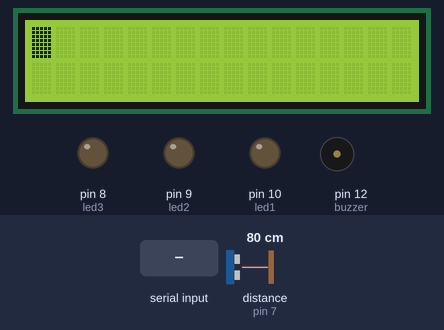
This sketch was run on a simulated Arduino Uno, built with avr-gcc and run on an emulated ATmega328P. Shown: 16×2 character LCD, output pins drawn as LEDs (lit = HIGH), buzzer (waves = sounding). Wiring (inferred from the names in the program): ultrasonic range finder: trigger pin 6; echo pin 7. Inputs (shaded band) come from the test bench; at power-on: distance to the obstacle (sensor on pin 7) 80 cm. The echo pulse lasts 58.3 µs per cm; pins used as bus, display or sensor lines are not drawn; what the sketch prints to the serial monitor is not drawn.

Above: at 1.3 s.
1.4 s: distance to the obstacle (sensor on pin 7) set to 29 cm
3.3 s: distance to the obstacle (sensor on pin 7) set to 24 cm
At 5.8 s:
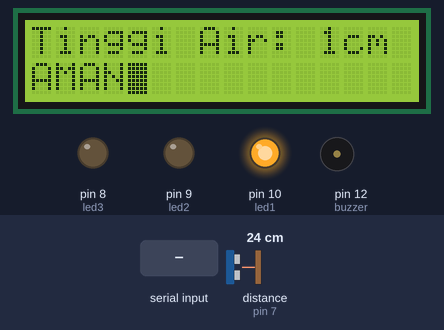
6.1 s: distance to the obstacle (sensor on pin 7) set to 17 cm
At 7.9 s:
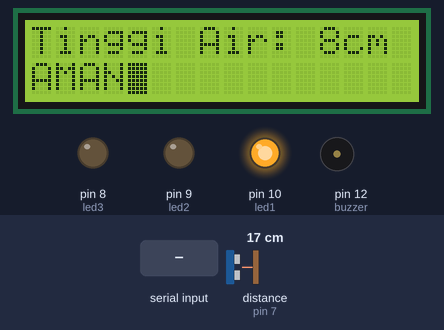
8.3 s: distance to the obstacle (sensor on pin 7) set to 14 cm
At 10.4 s:
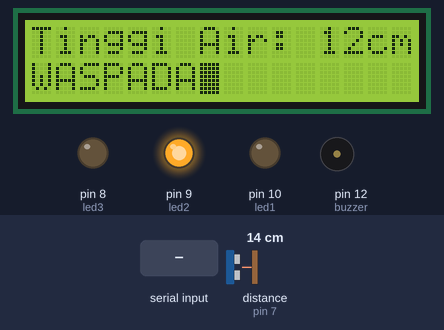
10.9 s: distance to the obstacle (sensor on pin 7) set to 4 cm
At 12.31 s:
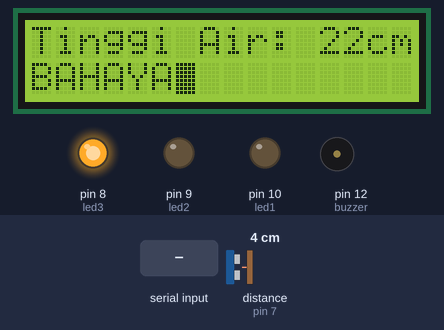
13.9 s: "CEK" received over the second serial link
At 15.79 s:
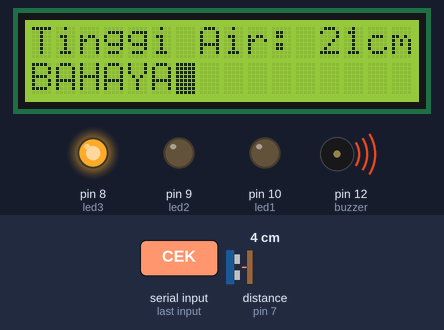
Timing chart, 0 to 16.9 s (numbered marks = the images above; inputs shaded):
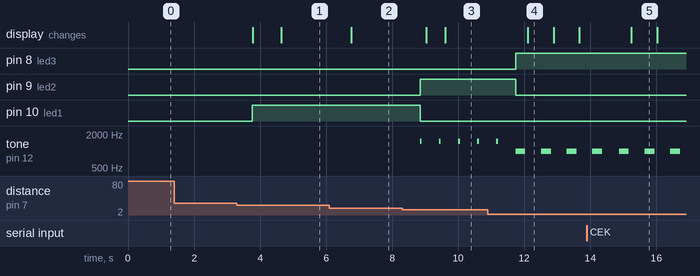

The sketch:

peringatan_dini_banjir.ino
```cpp
#include <Wire.h>
#include <LiquidCrystal_I2C.h>
#include <SoftwareSerial.h>
SoftwareSerial mySerial(2,3);
#define led1 10
#define led2 9
#define led3 8
#define echoPin 7
#define trigPin 6
#define buzzer  12
long durasi;
int jarakCm;
int air;
String data;
char c;
LiquidCrystal_I2C lcd(0x27,16,2);

void setup() {
  Serial.begin (115200);
  mySerial.begin(115200);
  lcd.begin(16,2);
  lcd.clear();
  pinMode (trigPin, OUTPUT);
  pinMode (echoPin, INPUT);
pinMode(buzzer, OUTPUT);
  pinMode (led1, OUTPUT);
  pinMode (led2, OUTPUT);
  pinMode (led3, OUTPUT);
  lcd.init();
lcd.backlight();
lcd.blink_on();
  // put your setup code here, to run once:

}

void loop() {
  digitalWrite (trigPin, LOW);
  delayMicroseconds (2);
 digitalWrite (trigPin, HIGH);
  delayMicroseconds (10);
 digitalWrite (trigPin, LOW);
 durasi = pulseIn (echoPin, HIGH);
 jarakCm= (durasi/2) / 29.1;
 air = 25-jarakCm;
 delay(400);

 if((jarakCm > 15) && (jarakCm<=25)){

  digitalWrite (led1, HIGH);
  digitalWrite (led2, LOW);
  digitalWrite (led3, LOW);
  lcd.clear();
  lcd.setCursor(0,0);
  lcd.print("Tinggi Air: ");
  lcd.print(air);
  lcd.print("cm");
  lcd.setCursor(0,1);
  lcd.print("AMAN");
 }
 if((jarakCm > 6) && (jarakCm<=14)){
  digitalWrite (led1, LOW);
  digitalWrite (led2, HIGH);
  digitalWrite (led3, LOW);
  digitalWrite(buzzer,HIGH);
  tone(12,1500);
  delay(50);
  noTone(12);
  delay(100);
  lcd.clear();
  lcd.setCursor(0,0);
  lcd.print("Tinggi Air: ");
  lcd.print(air);
  lcd.print("cm");
  lcd.setCursor(0,1);
  lcd.print("WASPADA");
 }
 if((jarakCm > 1) && (jarakCm<=5)){
  digitalWrite (led1, LOW);
  digitalWrite (led2, LOW);
  digitalWrite (led3, HIGH);
  tone(12,1000);
  delay(300);
  noTone(12);
  delay(50);
  lcd.clear();
  lcd.setCursor(0,0);
  lcd.print("Tinggi Air: ");
  lcd.print(air);
  lcd.print("cm");
  lcd.setCursor(0,1);
  lcd.print("BAHAYA");
 }
   while(mySerial.available()>0){
    delay(10);
    c = mySerial.read();
    data += c;
  }
   if (data.length()>0) {
    Serial.println(data);
    if (data == "CEK") {
  digitalWrite (trigPin, LOW);
  delayMicroseconds (2);
 digitalWrite (trigPin, HIGH);
  delayMicroseconds (10);
 digitalWrite (trigPin, LOW);
 durasi = pulseIn (echoPin, HIGH);
 jarakCm= (durasi/2) / 29.1;
 air = 25-jarakCm;
      Serial.println(air);
      mySerial.print(air);
    }
    data= "";
  }


  // put your main code here, to run repeatedly:

}
```

Measured:
- the behaviour switches between 27 and 26 cm on distance to the obstacle (sensor on pin 7) (found by bisection; images 0 and 1)
- the behaviour switches between 16 and 15 cm on distance to the obstacle (sensor on pin 7) (found by bisection; images 2 and 3)
- after the input at 1.4 s, every drawn part: stays the same
- after the input at 3.3 s, pin 10 (led1): LOW → HIGH after 0.46 s; the display: first changes after 0.49 s (image 1 shows a later state)
- after the input at 6.1 s, the display: changes after 0.65 s (image 2)
- after the input at 8.3 s, pin 9 (led2): LOW → HIGH after 0.55 s; pin 10 (led1): HIGH → LOW after 0.55 s; tone on pin 12 (buzzer): alternates 1500 Hz for 0.05 s and silent for 0.53 s, starting after 0.55 s; the display: first changes after 0.73 s (image 3 shows a later state)
- after the input at 10.9 s, pin 8 (led3): LOW → HIGH after 0.84 s; pin 9 (led2): HIGH → LOW after 0.84 s; the display: changes after 1.2 s (image 4)
- after the input at 13.9 s, the display: changes after 1.3 s (image 5)
